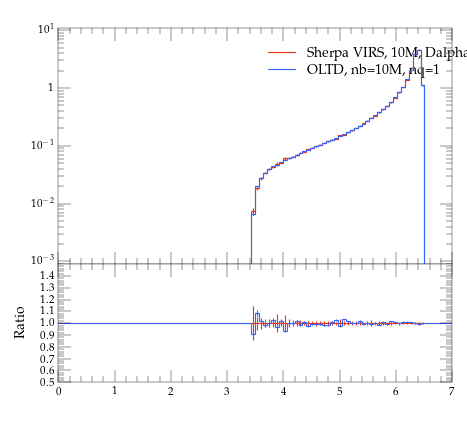

Write Python code to recreate this figure.
#! /usr/bin/env python

# This Python script was auto-generated using YODA v2.0.0.
# Analysis object: /evtb/cutEg_jb_e
# Timestamp: 16-04-2024 (10:05:22)

import matplotlib as mpl
import matplotlib.pyplot as plt
mpl.use('Agg') # comment out for interactive use
import os
import numpy as np

plotDir = os.path.split(os.path.realpath(__file__))[0]
if 'YODA_USER_PLOT_PATH' in globals():
    plot_outdir = globals()['YODA_USER_PLOT_PATH']
else:
    plot_outdir = plotDir

#plot style
plt.style.use(os.path.join(plotDir, '../default.mplstyle'))
# plot metadata
figW, figH = plt.rcParams['figure.figsize']
ax_xLabel = r''
ax_yLabel = r''
ax_title  = r''
ax_xScale = 'linear'
ax_yScale = 'log'
xLims = (0.0, 7.0)
yLims = (0.0009000000000000001, 11.0)

# TeX-friendly labels for the legend
labels = [ r"Sherpa VIRS, 10M, Dalpha=0.01", r"OLTD, nb=10M, nq=1" ]

# Create figure and axis objects
fig, (ax, ratio0_ax) = plt.subplots(2, 1, sharex=True,
                  figsize=(figW,figH), gridspec_kw={'height_ratios': (2, 1)})
ratio0_ax.yaxis.set_major_locator(mpl.ticker.MultipleLocator(0.1))
ratio0_ax.set_ylim(0.5, 1.4999)
ratio0_ax.set_ylabel('Ratio')

# LineColor map: curve index -> color
linecolors = {0: '#EE3311', 1: '#3366FF'}
# the numerical data is stored in a separate file
dataf = dict()
prefix = os.path.split(__file__)[0]
if prefix:    prefix = prefix + '/'
exec(open(prefix+'cutEg_jb_e__data.py').read(), dataf)


legend_handles = [] # keep track of handles for the legend

# style options for curves
# starts at zorder>=5 to draw curve on top of legend
styles = {
  'curve0': {
    'color' : linecolors[0],
    'linestyle' : '-',
    'marker' : 'o',
    'zorder' : 5,
    'histstyle' : True,
  },
  'curve1': {
    'color' : linecolors[1],
    'linestyle' : '-',
    'marker' : 'o',
    'zorder' : 6,
    'histstyle' : True,
  },
}
# curve from input yoda files in main panel
for label in dataf['yvals'].keys():
    if all(np.isnan(v) for v in dataf['yvals'][label]):
        continue
    tmp = None
    if styles[label]['histstyle']: # draw as histogram
        tmp, = ax.plot(dataf['xedges'], dataf['yedges'][label],
                       color=styles[label]['color'],
                       linestyle=styles[label]['linestyle'],
                       drawstyle='steps-pre', solid_joinstyle='miter',
                       zorder=styles[label]['zorder'], label=label)
        ax.errorbar(dataf['xpoints'], dataf['yvals'][label], color=styles[label]['color'],
                    xerr=dataf['xerrs'], yerr=[dataf['ydowns'][label], dataf['yups'][label]],
                    linestyle='none', zorder=styles[label]['zorder'])
    else: # draw as scatter
        tmp = ax.errorbar(dataf['xpoints'], dataf['yvals'][label],
                          xerr=dataf['xerrs'],
                          yerr=[ dataf['ydowns'][label],
                          dataf['yups'][label] ],
                          fmt=styles[label]['marker'],
                          ecolor=styles[label]['color'],
                          color=styles[label]['color'], zorder=2)
        tmp[-1][0].set_linestyle(styles[label]['linestyle'])
    legend_handles += [tmp]
    for varLabel in dataf['variation_yvals'].keys():
        if varLabel.startswith(label):
            tmp, = ax.plot(dataf['xedges'], dataf['variation_yvals'][varLabel],
                           color=styles[label]['color'],
                           linestyle=styles[label]['linestyle'],
                           drawstyle='steps-pre', solid_joinstyle='miter',
                           zorder=styles[label]['zorder'], alpha=0.5)


# plots on ratio panel
# curve from input yoda files in ratio panel
for label, yvals in dataf['ratio0_yvals'].items():
    if all(np.isnan(v) for v in yvals):
        continue
    if styles[label]['histstyle']: # plot as histogram
        ratio0_ax.plot(dataf['xedges'], yvals,
                       color=styles[label]['color'],
                       linestyle=styles[label]['linestyle'],
                       drawstyle='steps-pre', zorder=1,
                       solid_joinstyle='miter')
        ratio0_ax.vlines(dataf['xpoints'],
                         dataf['ratio0_ymin'][label],
                         dataf['ratio0_ymax'][label],
                         color=styles[label]['color'], zorder=1)
    else: # plot as scatter
        tmp = ratio0_ax.errorbar(dataf['xpoints'],
                                 yvals, xerr=dataf['xerrs'],
                                 yerr=dataf['ratio0_yerrs'][label],
                                 fmt=styles[label]['marker'],
                                 ecolor=styles[label]['color'],
                                 color=styles[label]['color'])
        tmp[-1][0].set_linestyle(styles[label]['linestyle'])

    for varlabel in dataf['ratio0_variation_vals'].keys():
        if varlabel.startswith(label):
            ratio0_ax.plot(dataf['xedges'],
                            dataf['ratio0_variation_vals'][varlabel],
                            color=styles[label]['color'],
                            linestyle=styles[label]['linestyle'],
                            drawstyle='steps-pre', solid_joinstyle='miter',
                            zorder=1, alpha=0.5)

legend_pos = (0.5, 0.97)
ax.legend(legend_handles, labels, loc='upper left', bbox_to_anchor=legend_pos)

# set plot metadata as defined above
ratio0_ax.set_xlabel(ax_xLabel)
ratio0_ax.xaxis.set_label_coords(1., -.15)
ax.set_ylabel(ax_yLabel, loc='top')
ax.set_title(ax_title, loc='left')
ax.set_xscale(ax_xScale)
ax.set_yscale(ax_yScale)
ax.set_xlim(xLims)
ax.set_ylim(yLims)

# tick formatting
plt.rcParams['xtick.top'] = True
plt.rcParams['ytick.right'] = True
ax.yaxis.set_major_locator(mpl.ticker.LogLocator(base=10.0, numticks=np.inf))
ax.yaxis.set_minor_locator(mpl.ticker.LogLocator(
                           base=10.0, subs=np.arange(0.1, 1, 0.1), numticks=np.inf))
fig.align_ylabels((ax, ratio0_ax))
plt.savefig(os.path.join(plot_outdir, 'cutEg_jb_e.pdf'), format='PDF')
plt.savefig(os.path.join(plot_outdir, 'cutEg_jb_e.png'), format='PNG')

plt.close(fig)
